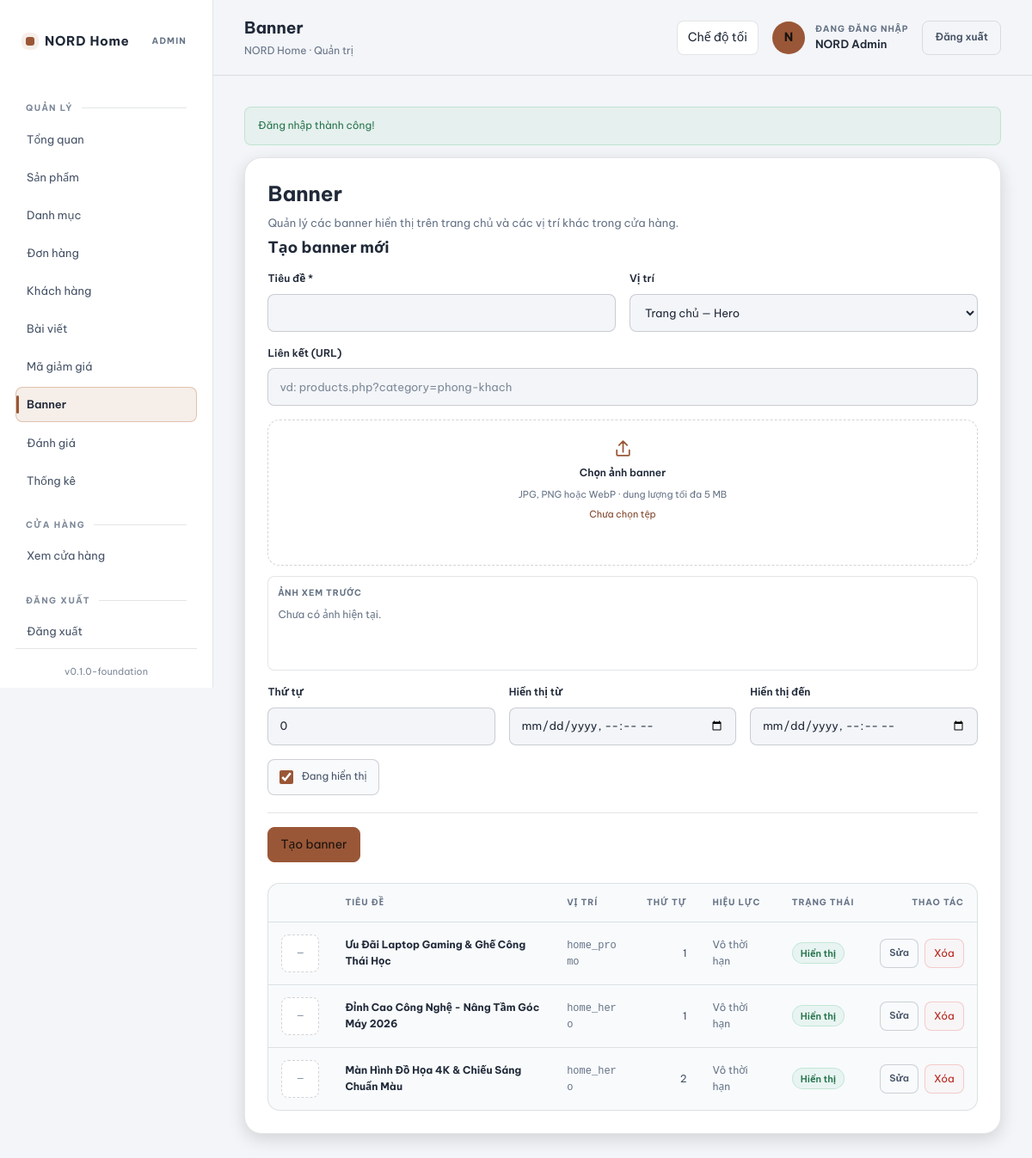
The page /admin/banners.php (signed in) on the database its author committed.
### tables this page shows
CREATE TABLE `banners` (
  `id` INT UNSIGNED NOT NULL AUTO_INCREMENT,
  `title` VARCHAR(160) NOT NULL,
  `image` VARCHAR(255) NOT NULL,
  `link` VARCHAR(255) DEFAULT NULL,
  `position` VARCHAR(40) NOT NULL DEFAULT 'home_hero',
  `sort_order` INT NOT NULL DEFAULT 0,
  `is_active` TINYINT(1) NOT NULL DEFAULT 1,
  `starts_at` DATETIME DEFAULT NULL,
  `ends_at` DATETIME DEFAULT NULL,
  `created_at` DATETIME NOT NULL DEFAULT CURRENT_TIMESTAMP,
  `updated_at` DATETIME NOT NULL DEFAULT CURRENT_TIMESTAMP ON UPDATE CURRENT_TIMESTAMP,
  PRIMARY KEY (`id`),
  KEY `idx_banners_position` (`position`, `is_active`)
);

### includes/functions.php (called while the page is built, shortened)
<?php
function e(?string $value): string
{
    return htmlspecialchars((string) $value, ENT_QUOTES | ENT_SUBSTITUTE, 'UTF-8');
}
function url(string $path = ''): string
{
    $path = ltrim($path, '/');
    return $path === '' ? BASE_URL : BASE_URL . '/' . $path;
}

### includes/storefront-helpers.php (called while the page is built, shortened)
<?php
function storefront_image(?string $path): ?string
{
    if ($path === null || $path === '') {
        return null;
    }
    $relative = ltrim($path, '/');
    $absoluteFs = UPLOAD_PATH . DIRECTORY_SEPARATOR . str_replace('/', DIRECTORY_SEPARATOR, $relative);
    return null;
}

### config/database.php (called while the page is built, shortened)
<?php
function pdo_options(): array
{
    return [
        PDO::ATTR_ERRMODE => PDO::ERRMODE_EXCEPTION,
        PDO::ATTR_DEFAULT_FETCH_MODE => PDO::FETCH_ASSOC,
        PDO::ATTR_EMULATE_PREPARES => false,
    ];
}
function db(): PDO
{
    $dsn = sprintf(
        'mysql:host=%s;port=%s;dbname=%s;charset=%s',
        DB_HOST,
        DB_PORT,
        DB_NAME,
        DB_CHARSET
    );
    $pdo = new PDO($dsn, DB_USER, DB_PASS, pdo_options());
    return $pdo;
}

### includes/admin-data.php (called while the page is built, shortened)
<?php
require_once __DIR__ . '/functions.php';
require_once __DIR__ . '/storefront-helpers.php';
function admin_banners_all(): array
{
    try {
        $stmt = db()->query('SELECT * FROM banners ORDER BY sort_order ASC, id DESC');
        return $stmt->fetchAll() ?: [];
    } catch (PDOException $e) {
        return [];
    }
}

### admin/banners.php (the view, shortened to what this page needs)
<?php
require_once dirname(__DIR__) . '/includes/admin-data.php';
$editId = (int) ($_GET['edit'] ?? 0);
$editing = $editId > 0 ? admin_banner_find($editId) : null;
$values = [
    'title'      => '',
    'image'      => '',
    'link'       => '',
    'position'   => 'home_hero',
    'sort_order' => 0,
    'is_active'  => 1,
    'starts_at'  => '',
    'ends_at'    => '',
];
$banners = admin_banners_all();
require dirname(__DIR__) . '/includes/admin-header.php';
?>
<div class="admin-card">
    <h1>Banner</h1>
    <p class="admin-card-sub">Quản lý các banner hiển thị trên trang chủ và các vị trí khác trong cửa hàng.</p>
    <form class="admin-form" method="post" action="" enctype="multipart/form-data" style="margin-bottom:24px;">
        <h2><?= $editing ? 'Sửa banner' : 'Tạo banner mới' ?></h2>
        <div class="admin-form-row admin-form-row--2">
            <label>
                <strong>Tiêu đề *</strong>
                <input type="text" name="title" value="<?= e($values['title']) ?>" required maxlength="160">
            </label>
            <label>
                <strong>Vị trí</strong>
                <select name="position">
                    <option value="home_hero" <?= $values['position'] === 'home_hero' ? 'selected' : '' ?>>Trang chủ — Hero</option>
                </select>
            </label>
        </div>
        <div class="admin-form-row admin-form-row--2 admin-banner-upload-row">
            <div class="admin-banner-image-field">
                <label class="admin-banner-upload-dropzone" for="bannerImageInput">
                    <span class="admin-banner-upload-icon" aria-hidden="true"><svg viewBox="0 0 24 24" fill="none" stroke="currentColor" stroke-width="1.7" stroke-linecap="round" stroke-linejoin="round"><path d="M12 16V4m0 0L7.5 8.5M12 4l4.5 4.5"/><path d="M5 14v5a1 1 0 0 0 1 1h12a1 1 0 0 0 1-1v-5"/></svg></span>
                    <strong>Chọn ảnh banner</strong>
                    <span class="admin-banner-upload-help" id="bannerUploadHelp">JPG, PNG hoặc WebP · dung lượng tối đa 5 MB</span>
                    <span class="admin-banner-upload-filename" id="bannerUploadFilename" data-banner-filename aria-live="polite">Chưa chọn tệp</span>
                </label>
                <div class="admin-banner-preview" data-banner-preview>
                    <strong class="admin-banner-preview-label" data-banner-preview-label><?= $values['image'] !== '' ? 'Ảnh hiện tại' : 'Ảnh xem trước' ?></strong>
                    <?php $bannerPreview = storefront_image((string) $values['image']); ?>
                    <?php if ($bannerPreview): ?>
                        <img src="<?= e($bannerPreview) ?>" alt="Ảnh banner hiện tại">
                    <?php else: ?>
                        <span class="admin-muted" data-banner-empty>Chưa có ảnh hiện tại.</span>
                    <?php endif; ?>
                </div>
            </div>
            <label>
                <strong>Liên kết (URL)</strong>
                <input type="text" name="link" value="<?= e($values['link']) ?>" placeholder="vd: products.php?category=phong-khach">
            </label>
        </div>
        <div class="admin-form-row admin-form-row--3">
            <label>
                <strong>Thứ tự</strong>
                <input type="number" name="sort_order" min="0" step="1" value="<?= (int) $values['sort_order'] ?>">
            </label>
            <label>
                <strong>Hiển thị từ</strong>
                <input type="datetime-local" name="starts_at" value="<?= e($values['starts_at']) ?>">
            </label>
            <label>
                <strong>Hiển thị đến</strong>
                <input type="datetime-local" name="ends_at" value="<?= e($values['ends_at']) ?>">
            </label>
        </div>
        <label class="admin-check">
            <input type="checkbox" name="is_active" value="1" <?= $values['is_active'] ? 'checked' : '' ?>>
            Đang hiển thị
        </label>
        <div class="admin-form-actions">
            <button type="submit" class="admin-btn admin-btn--primary"><?= $editing ? 'Lưu thay đổi' : 'Tạo banner' ?></button>
        </div>
    </form>
    <?php if (empty($banners)): ?>
        <div class="admin-empty">Chưa có banner nào.</div>
    <?php else: ?>
        <div class="admin-table-wrap">
            <table class="admin-table">
                <thead>
                    <tr>
                        <th></th>
                        <th>Tiêu đề</th>
                        <th>Vị trí</th>
                        <th class="col-num">Thứ tự</th>
                        <th>Hiệu lực</th>
                        <th>Trạng thái</th>
                        <th class="col-actions">Thao tác</th>
                    </tr>
                </thead>
                <tbody>
                <?php foreach ($banners as $b): ?>
                    <tr>
                        <td class="col-thumb">
                            <?php $img = storefront_image((string) $b['image']); ?>
                            <?php if ($img): ?>
                                <img src="<?= e($img) ?>" alt="">
                            <?php else: ?>
                                <span class="col-thumb-placeholder">—</span>
                            <?php endif; ?>
                        </td>
                        <td><strong><?= e($b['title']) ?></strong></td>
                        <td><span class="admin-mono"><?= e($b['position']) ?></span></td>
                        <td class="col-num"><?= (int) $b['sort_order'] ?></td>
                        <td>
                            <?php if (!$b['starts_at'] && !$b['ends_at']): ?>
                                <span class="admin-muted">Vô thời hạn</span>
                            <?php endif; ?>
                        </td>
                        <td>
                            <?php if ((int) $b['is_active'] === 1): ?>
                                <span class="admin-badge admin-badge--ok">Hiển thị</span>
                            <?php else: ?>
                                <span class="admin-badge admin-badge--mute">Ẩn</span>
                            <?php endif; ?>
                        </td>
                        <td class="col-actions">
                            <span class="admin-action-row">
                                <a class="admin-btn admin-btn--small admin-btn--secondary" href="<?= e(url('admin/banners.php?edit=' . (int) $b['id'])) ?>">Sửa</a>
                                <form method="post" action="" onsubmit="return confirm('Xóa banner này?');">
                                    <button type="submit" class="admin-btn admin-btn--small admin-btn--danger">Xóa</button>
                                </form>
                            </span>
                        </td>
                    </tr>
                <?php endforeach; ?>
                </tbody>
            </table>
        </div>
    <?php endif; ?>
</div>
<?php require dirname(__DIR__) . '/includes/admin-footer.php'; ?>

### rows shown on the page
banners: title "Ưu Đãi Laptop Gaming & Ghế Công Thái Học", position "home_promo", sort_order "1", shows "Vô thời hạn", is_active "Hiển thị"
banners: title "Đỉnh Cao Công Nghệ - Nâng Tầm Góc Máy 2026", position "home_hero", sort_order "1", shows "Vô thời hạn", is_active "Hiển thị"
banners: title "Màn Hình Đồ Họa 4K & Chiếu Sáng Chuẩn Màu", position "home_hero", sort_order "2", shows "Vô thời hạn", is_active "Hiển thị"

### other values the page prints
APP_NAME "NORD Home"
APP_VERSION "0.1.0-foundation"
$pageTitle "Banner"
current_user()['name'] "NORD Admin"
$flash['message'] "Đăng nhập thành công!"
